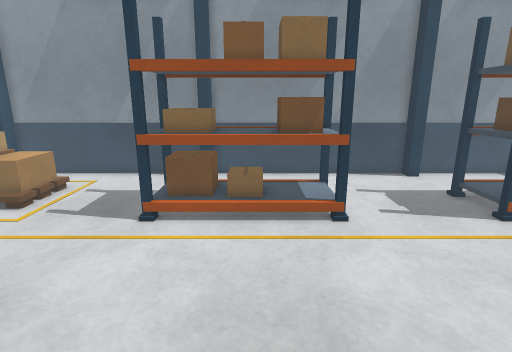
[1] (above)

16 first-person views from a walk through a world built for the Gazebo simulator. The camera is 1.2 m above the floor, tilts 14° down and sees 80° across. The floor is counted in squares, 0.25 m on a side. Each view is taken from the middle of a square. On the plan, view 1 faces up. The plan holds only what a view shows up to about 20 squares ahead; the rest is blank. The place goes on beyond the plan. The robots in the file are not drawn.

[2]
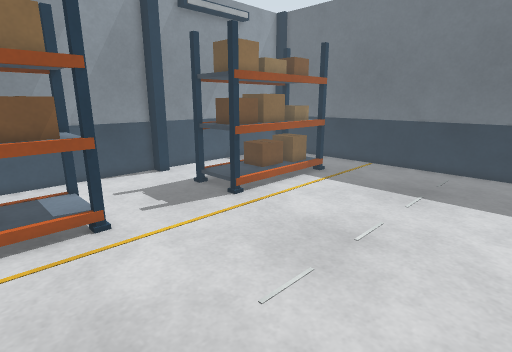

[3]
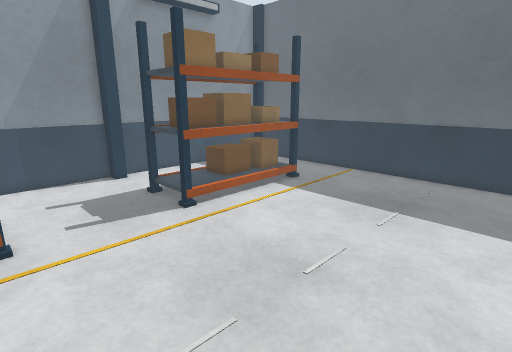

[4]
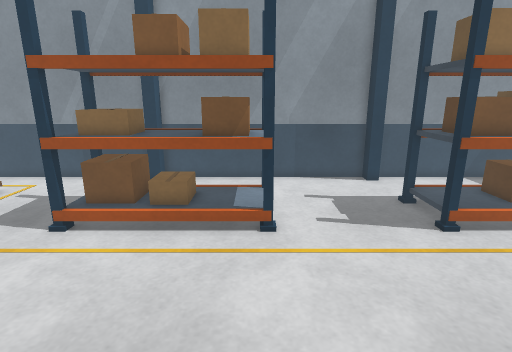

[5]
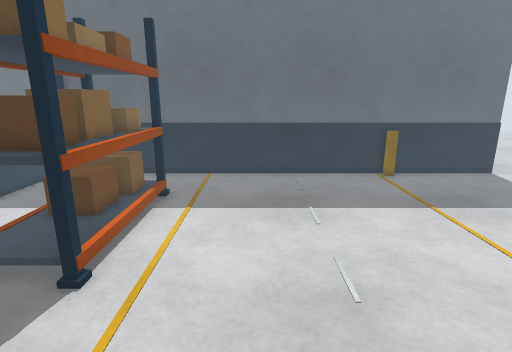

[6]
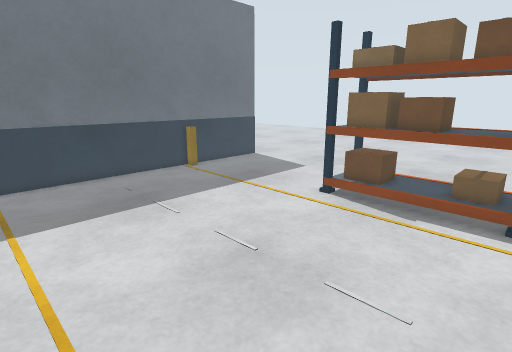

[7]
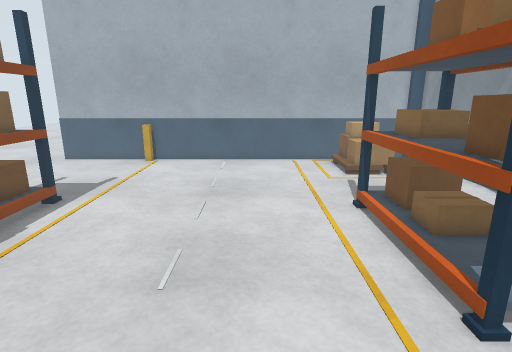

[8]
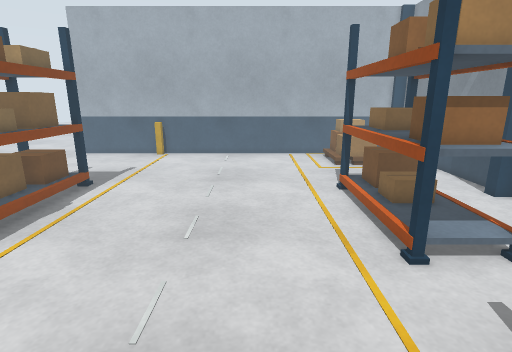

[9]
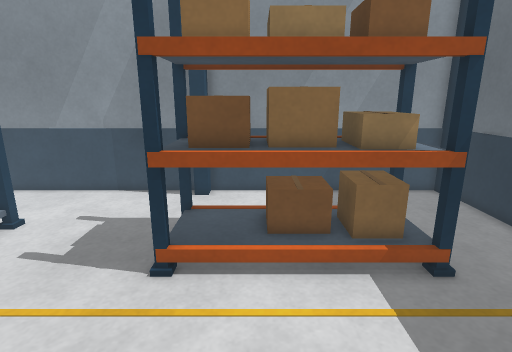

[10]
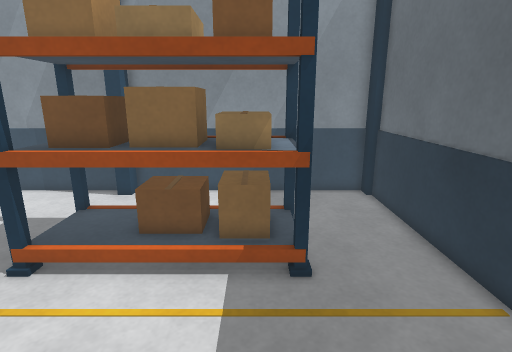

[11]
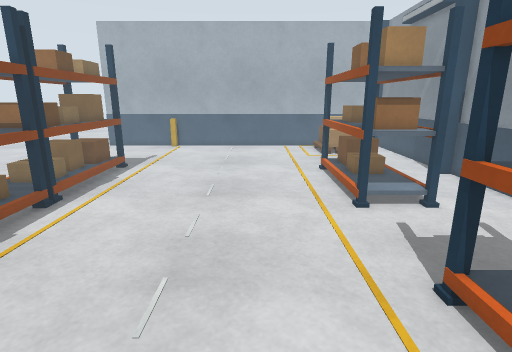

[12]
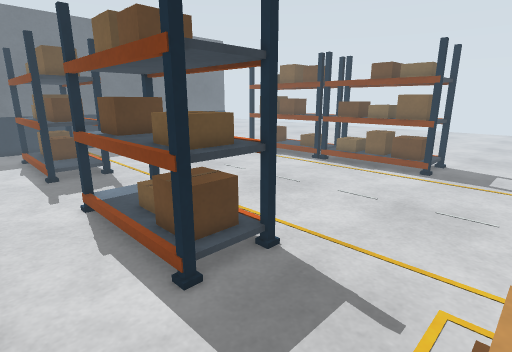

[13]
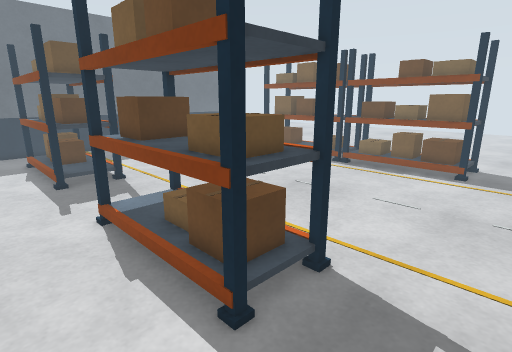

[14]
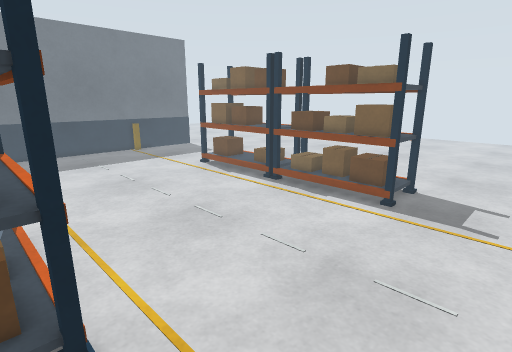

[15]
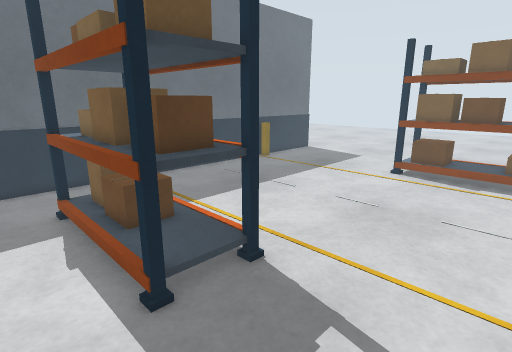

[16]
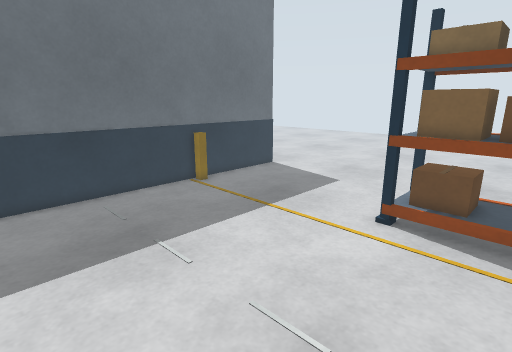

### Floor plan
Key: @ floor where view 1 was taken; # wall or solid block; . floor; / step, stairs or slope; P blue post; A pallet; S shelf; Y yellow post.
Columns run from 11 left of view 1 to 23 right of it. Each row starts with its distance up from view 1.
 20 ########P############P#############
 19 ........P............P............#
 18 ..................................#
 17 ..................................#
 16 A.................................#
 15 A.....SSSSSSSSSS.....SSSSSSSSS....#
 14 A......SSSSSSSS......SSSSSSSSS....#
 13 /......SSSSSSSS......SSSSSSSSS....#
 12 ......SSSSSSSSSS.....SSSSSSSSS....#
 11 ..................................#
 10 ..................................#
  9 ..................................#
  8 ..................................#
  7 ..................................#
  6  .................................#
  5 ..................................#
  4 ..................................#
  3 ..................................#
  2 ..................................#
  1 ..................................#
  0 ...........@......................#
 -1  .................................#
 -2  ................................YY
 -3  .....SSSSSSSSSSSSSSSSSS..........#

Positions as (right, up) in squares from view 1, and headings:
1: (0, 0), facing up
2: (0, 0), facing up-right
3: (3, 0), facing up-right
4: (3, 1), facing up
5: (3, 7), facing right
6: (3, 11), facing down-right
7: (9, 7), facing left
8: (12, 7), facing left
9: (13, 4), facing up
10: (17, 4), facing up
11: (17, 7), facing left
12: (-11, 19), facing down-right
13: (-9, 19), facing down-right
14: (-11, 13), facing down-right
15: (4, 18), facing down-right
16: (7, 9), facing down-right
